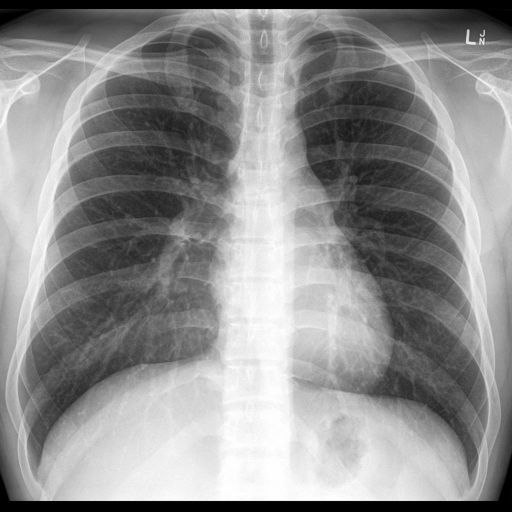
%> input picture Laboratorios/L1_Muestreo/x-rayjumbo.jpg, 1024 x 1024 px (shown at 1/2 size)
$ octave BI2007B_Resampling_All.m   (GNU Octave 9; MATLAB toolbox functions it lacks are replaced by stand-ins)
%> lines starting %> are read from the running program, lines starting %| are printed output that depends on the picture
%% Frecuencias Espaciales

waveLength = [50,25,10,5,2.5,1.9,1.05,1.01,1];

figure
a = tiledlayout(3,7,'TileSpacing','Compact','Padding','Compact');

FOV = 501; % mm
longituddeOnda = waveLength(9); %mm
fase = 0.2;
spatialfrequency = 1.0 / longituddeOnda; % Ciclos por mm
maxfrquency = 0.5 / FOV;
sinesampling = linspace(-(FOV - 1) / 2,(FOV - 1) / 2,FOV); %% 1 mm sampling
nsamples = size(sinesampling);
yline = ones(nsamples);
sineline = sin(2 * pi * (spatialfrequency * sinesampling + fase));
nexttile
plot(sinesampling,sineline);
title("Figura 1")

nexttile
xsineimage = conv2(sineline,yline');
imshow(xsineimage,[]);
title("Figura 2")

nexttile
ysineimage = conv2(yline,sineline');
imshow(ysineimage,[]);
title("Figura 3")

% Tranformadas de Fourier
SINELINE = fft(sineline);
nexttile
freq = linspace(-1000 * maxfrquency / 2,1000 * maxfrquency / 2,FOV);
plot(freq,abs(SINELINE))
title("Figura 4")

nexttile
plot(freq,fftshift(abs(SINELINE)))
title("Figura 5")

nexttile
imshow(fftshift(fft2(xsineimage)),[])
title("Figura 6")

nexttile
imshow(fftshift(fft2(ysineimage)),[])
title("Figura 7")

% Resampling, 2022

% Open Image
f=imread("x-rayjumbo.jpg");
%> f is the input picture: size 1024x1024x3 uint8; min 0, max 255, mean 141.9
f=double(f(:,:,1));
%> f: size 1024x1024 double
f=f/max(max(f));
nexttile
imshow(f)
title("Figura 8 - X-Ray")

% Sampling
small = imresize(f,0.1,"nearest");
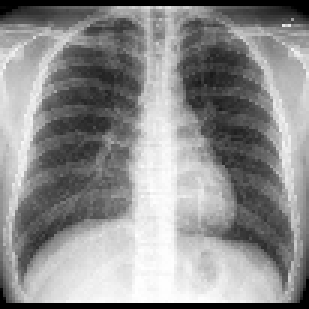
%> small: size 103x103 double (shown 3 times larger); min 0, max 1, mean 0.558
nexttile
imshow(small)
title("Figura 9 - Small")

% Fourier transform
F=fft2(f);
nexttile
imshow(abs(F),[])
title("Figura 10")

nexttile
imshow(log(abs(F)),[])
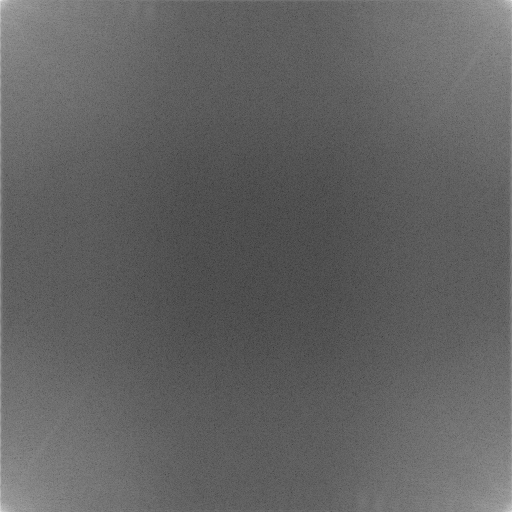
%> displayed picture: size 1024x1024, on the screen's scale of 0 to 255 (shown at 1/2 size); min 0, max 255, mean 98
%imshow((abs(F)),[])
title("Figura 11")

nexttile
imshow(fftshift(log(abs(F))),[])
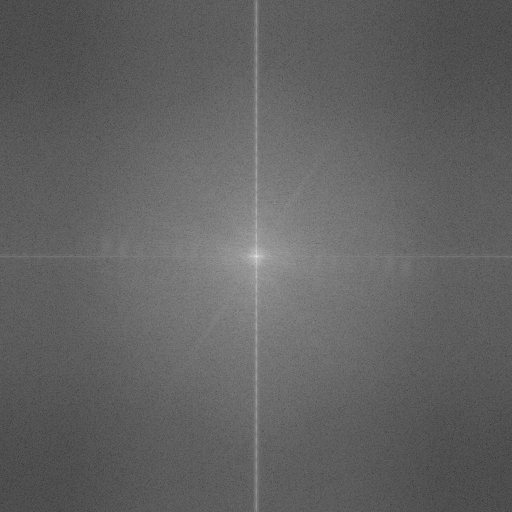
%> displayed picture: size 1024x1024, on the screen's scale of 0 to 255 (shown at 1/2 size); min 0, max 255, mean 98; mean of the top-left, top-right, bottom-left and bottom-right quarters 97.8, 98, 98, 98.1
%imshow(fftshift((abs(F))),[])
title("Figura 12")

% Low pass filter
lowpass=fspecial('gaussian',64,5);
sz = size(f);
%> sz = [1024 1024]
LOW=fft2(lowpass,sz(1),sz(2));
nexttile
%imshow(fftshift(log(abs(LOW))),[])
imshow(fftshift((abs(LOW))),[])
title("Figura 13")

nexttile
mesh(fftshift(abs(LOW)))
title("Figura 14")

%
g=conv2(f,lowpass);
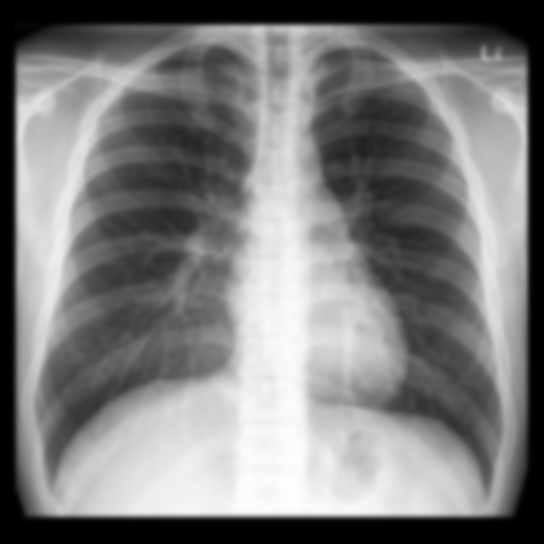
%> g: size 1087x1087 double (shown at 1/2 size); min 0, max 0.996, mean 0.494
nexttile
imshow(g,[])
title("Figura 15")

nexttile
imshow(small)
title('Figure 16 - Small 1')
smallg = imresize(g,0.1,"nearest");
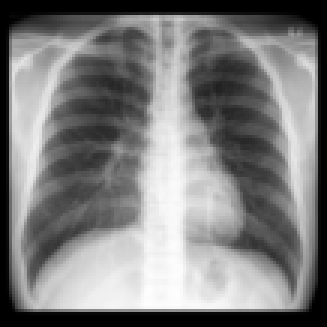
%> smallg: size 109x109 double (shown 3 times larger); min 0, max 0.996, mean 0.493

nexttile
imshow(smallg)
title('Figure 17 - Small 2')
zoomg = imresize(smallg,10,"nearest");

nexttile
imshow(zoomg)
title('Figure 18 - Zoomed')
zoomg = imresize(small,10,"nearest");
%> zoomg: size 1030x1030 double

nexttile
imshow(zoomg)
title('Figure 19 - Zoomed')

% Zoom in fourier (SINC interpolation)
SMALLG = fft2(smallg);
%zomg = abs(ifft2(fftshift(SMALLG),sz(1),sz(2)));
zomg = abs(ifft2(fftshift(SMALLG),500,500));
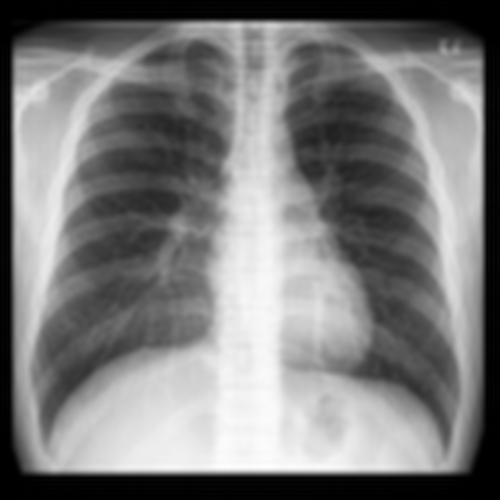
%> zomg: size 500x500 double; min 1.92e-19, max 0.048, mean 0.0235; drawn with min black and max white
nexttile
imshow(zomg,[])
title("Figura 20")

% Zoom in fourier (SINC interpolation)
SMALLG = fft2(small);
zomg = abs(ifft2(fftshift(SMALLG),sz(1),sz(2)));
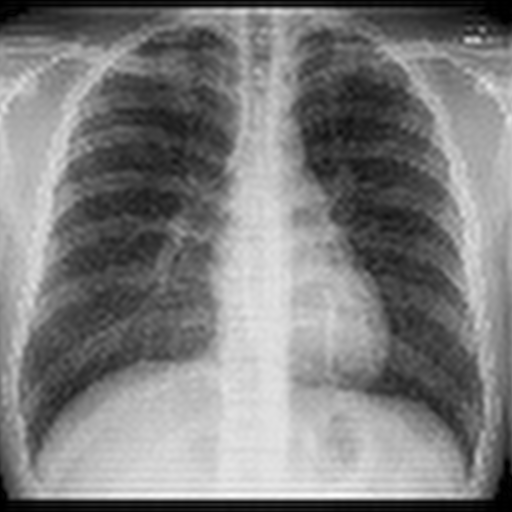
%> zomg: size 1024x1024 double (shown at 1/2 size); min 4.5e-20, max 0.0114, mean 0.00567; drawn with min black and max white
%zomg = abs(ifft2(fftshift(SMALLG),2000,2000));
nexttile
imshow(zomg,[])
title("Figura 21")
